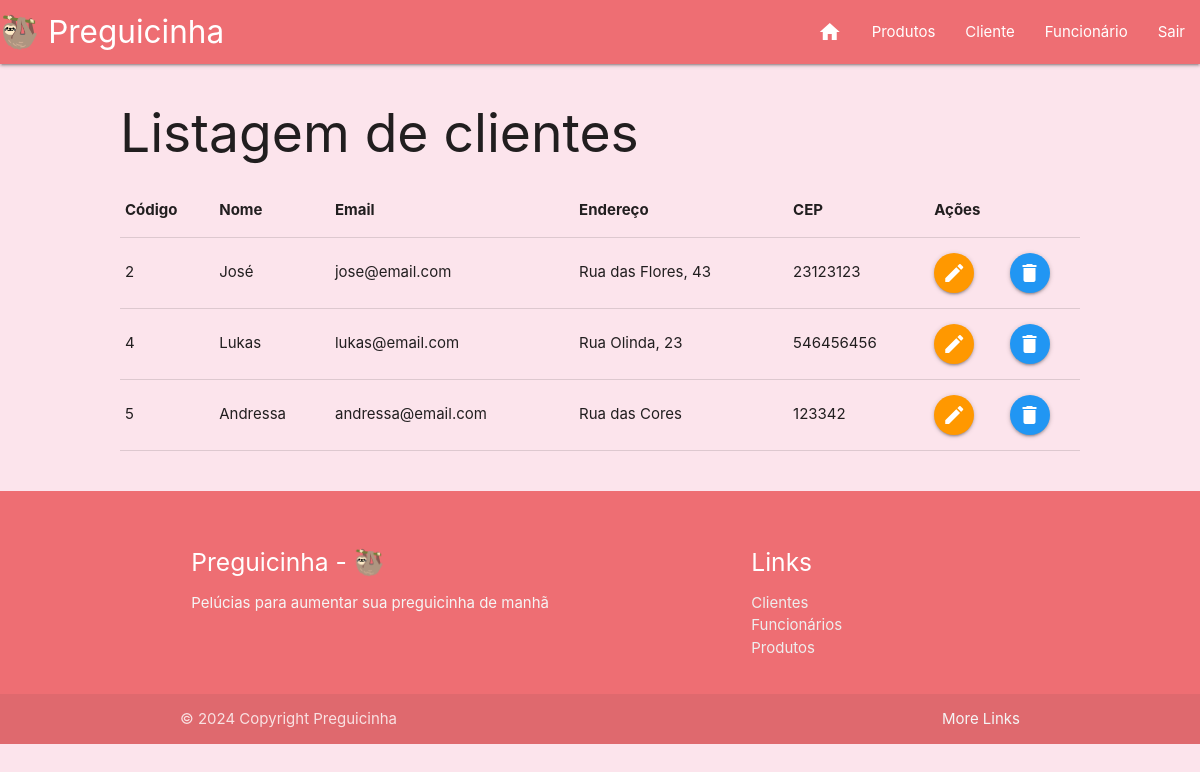
The page /app/view/listarCli.php (signed in) on the database its author committed.
### tables this page shows
CREATE TABLE `clientes` (
  `id` int(11) NOT NULL,
  `nome` varchar(200) NOT NULL,
  `senha` varchar(100) NOT NULL,
  `email` varchar(200) NOT NULL,
  `endereco` varchar(200) NOT NULL,
  `cep` varchar(10) NOT NULL
);

### config/database.php (called while the page is built, shortened)
<?php
class Database {
    private $host;
    private $db;
    private $user;
    private $pass;
    private $charset;
    private $conn;
    public function __construct() {
        $env = file_get_contents(__DIR__."/../.env");
        $lines = explode("\n",$env);
        $this->host = 'localhost';
        $this->db = 'db_pelucias';
        $this->user = 'root';
        $this->pass = '';
        $this->charset = 'utf8mb4';
    }
    public function getConnection() {
        $dsn = "mysql:host={$this->host};dbname={$this->db};charset={$this->charset}";
        $options = [
            PDO::ATTR_ERRMODE            => PDO::ERRMODE_EXCEPTION,
            PDO::ATTR_DEFAULT_FETCH_MODE => PDO::FETCH_ASSOC,
            PDO::ATTR_EMULATE_PREPARES   => false,
        ];
        try {
            $this->conn = new PDO($dsn, $this->user, $this->pass, $options);
        } catch (PDOException $e) {
            throw new PDOException($e->getMessage(), (int)$e->getCode());
        }
        return $this->conn;
    }
}

### app/model/cliente.php (called while the page is built, shortened)
<?php
    require_once '../../config/database.php';
    class Cliente{
        private $conn;
        public function __construct(){
            $database = new DataBase;
            $this->conn = $database->getConnection();
        }
        public function getAllClientData(){
            try{
                $consulta = $this->conn->prepare('SELECT * FROM clientes');
                $consulta->execute();
                return $consulta;
            } catch(PDOException $e) {
                throw new PDOException($e->getMessage(), (int)$e->getCode());
            }
        }
    }
?>

### app/controller/clientController.php (called while the page is built, shortened)
<?php
    require_once '../model/cliente.php';
    class ClienteController{
        private $cliente;
        public function __construct(){
            $this->cliente = new Cliente;
        }
        public function getAllClientData(){
            $consulta = $this->cliente->getAllClientData();
            return $consulta;
        }
    }
?>

### app/view/listarCli.php (the view, shortened to what this page needs)
<?php
require_once '../controller/clientController.php';
$consulta = new ClienteController();
$dados = $consulta->getAllClientData();
?>
<!DOCTYPE html>
<html lang="pt-br">
<head>
    <link rel="stylesheet" href="https://cdnjs.cloudflare.com/ajax/libs/materialize/1.0.0/css/materialize.min.css">
    <link rel="stylesheet" href="./css/listarCli.css">
</head>
<body>
    <?php include_once '../view/header.php'; ?>
   <main>
       <h2>Listagem de clientes</h2>
       <table>
            <thead>
                <tr>
                    <th>Código</th>
                    <th>Nome</th>
                    <th>Email</th>
                    <th>Endereço</th>
                    <th>CEP</th>
                    <th colspan="2">Ações</th>
                </tr>
            </thead>
            <tbody>
                <?php
                    while ($linha = $dados->fetch(PDO::FETCH_ASSOC)) {
                ?>
                    <tr>
                        <td><?php echo $linha['id']?></td>
                        <td><?php echo $linha['nome']?></td>
                        <td><?php echo $linha['email']?></td>
                        <td><?php echo $linha['endereco']?></td>
                        <td><?php echo $linha['cep']?></td>
                        <td><a href='alterarCliente.php?id=<?php echo $linha['id']?>' class='btn-floating orange'><i class='material-icons'>edit</i></a></td>
                        <td>
                            <form action="listar_clientes.php" method="POST">
                                <button type="submit" class='btn-floating blue' name="btnDelete"><i class="material-icons">delete</i></button>
                            </form>
                        </td>
                    </tr>
                <?php
                    }
                ?>
            </tbody>
        </table>
   </main>
    <?php include_once './footer.php'; ?>
</body>
</html>

### app/view/header.php (shortened to what this page needs)
<?php
if((!isset($_SESSION['funcLogged']) && !isset($_SESSION['clientLogged'])) ||
    ((isset($_SESSION['funcLogged']) && $_SESSION['funcLogged'] == FALSE) && (isset($_SESSION['clientLogged']) && $_SESSION['clientLogged'] == FALSE))){
    echo '
        <nav>
            <div class="nav-wrapper">
            <a href="#" class="brand-logo">  🦥 Preguicinha</a>
            <ul id="nav-mobile" class="right hide-on-med-and-down">
                <li><a href="index.php"><i class="material-icons">home</i></a></li>
                <li><a href="carrinho.php"><i class="material-icons">shopping_cart</i></a></li>
                <li><a href="produtos.php">Produtos</a></li>
                <li><a href="loginCli.php">Clientes</a></li>
                <li><a href="loginFunc.php">Funcionário</a></li>
            </ul>
            </div>
        </nav>';
}else{
    if(isset($_SESSION['funcLogged']) && $_SESSION['funcLogged'] == TRUE){
        echo '
            <nav>
                <div class="nav-wrapper">
                <a href="#" class="brand-logo">  🦥 Preguicinha</a>
                <ul id="nav-mobile" class="right hide-on-med-and-down">
                    <li><a href="index.php"><i class="material-icons">home</i></a></li>
                     <li><a href="listarProdutos.php">Produtos</a></li>
                    <li><a href="listarCli.php">Cliente</a></li>
                    <li><a href="listarFunc.php">Funcionário</a></li>
                    <li><a href="../controller/logoff.php">Sair</a></li>
                </ul>
                </div>
            </nav>';
    }
}
?>

### app/view/footer.php
<footer class="page-footer">
          <br>
          <div class="container">
            <div class="row">
              <div class="col l6 s12">
                <h5 class="white-text">Preguicinha - 🦥
                </h5>
                <p class="grey-text text-lighten-4">Pelúcias para aumentar sua preguicinha de manhã</p>
              </div>
              <div class="col l4 offset-l2 s12">
                <h5 class="white-text">Links</h5>
                <ul>
                  <li><a class="grey-text text-lighten-3" href="form_cad_clientes.php">Clientes</a></li>
                  <li><a class="grey-text text-lighten-3" href="loginFunc.php">Funcionários</a></li>
                  <li><a class="grey-text text-lighten-3" href="listaprodutos.php">Produtos</a></li>
                </ul>
              </div>
            </div>
          </div>
          <div class="footer-copyright">
            <div class="container">
            © 2024 Copyright Preguicinha
            <a class="grey-text text-lighten-4 right" href="#">More Links</a>
            </div>
          </div>
</footer>

### app/view/css/listarCli.css (style rules this page uses)
body { background-color: #fce4ec; }
main { width: 80%; margin: 40px auto; }

### rows shown on the page
clientes: id "2", nome "José", email "jose@email.com", endereco "Rua das Flores, 43", cep "23123123"
clientes: id "4", nome "Lukas", email "lukas@email.com", endereco "Rua Olinda, 23", cep "546456456"
clientes: id "5", nome "Andressa", email "andressa@email.com", endereco "Rua das Cores", cep "123342"
